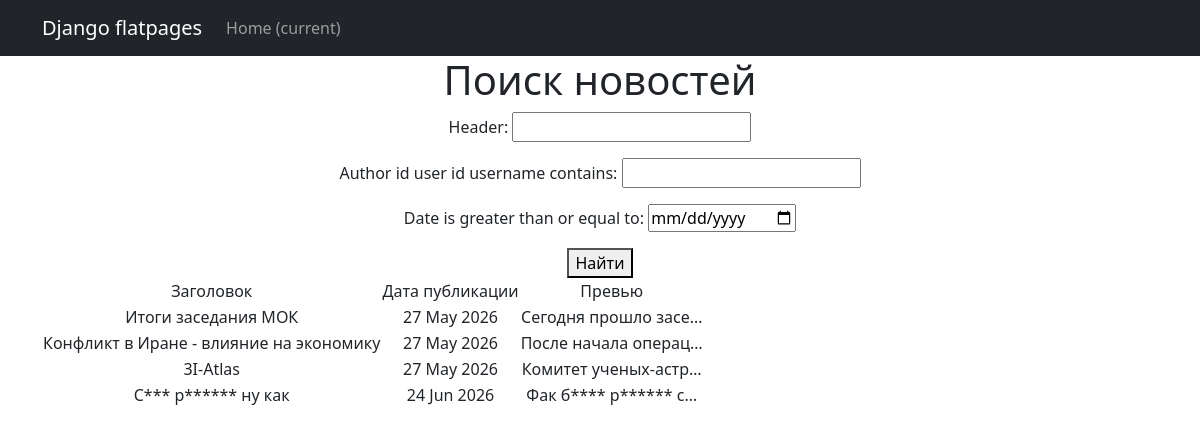
Page /news/search/ on the earlier database version.
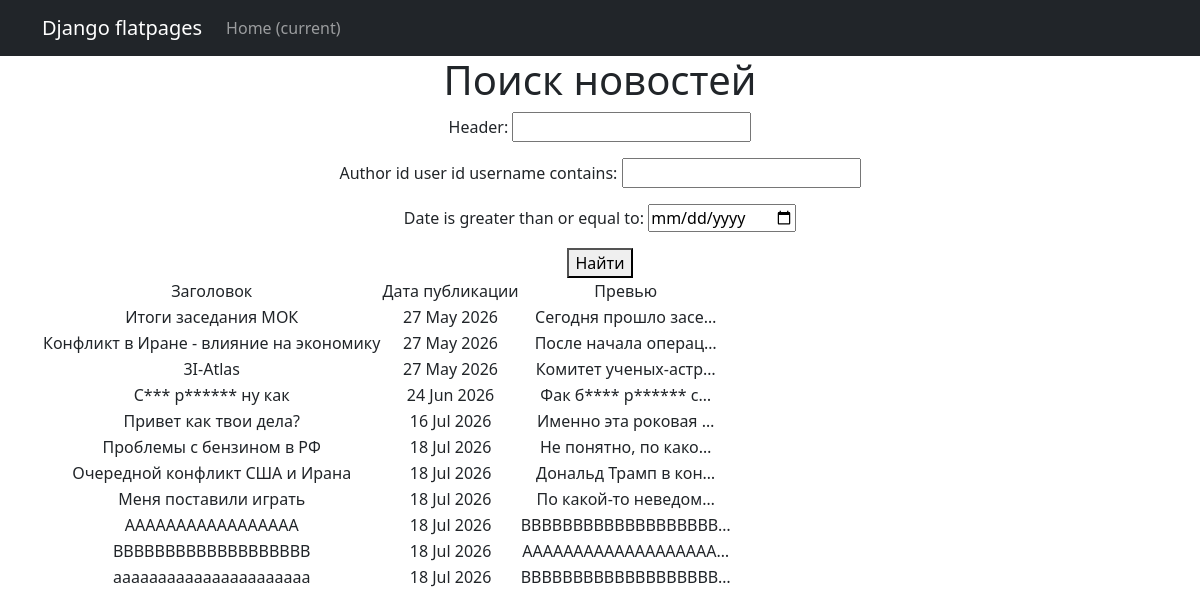
Same page on the later database version.
### portal/models.py (models this page shows, shortened)
class Post(models.Model):
    news = 'N'
    article = 'A'
    CATEGORY_CHOICES = [
        (news, 'Новость'),
        (article, 'Статья')]
    author_id = models.ForeignKey(Author, on_delete=models.CASCADE)
    categories = models.ManyToManyField(Category, through='PostCategory')
    category = models.CharField(choices=CATEGORY_CHOICES, max_length=1)
    date = models.DateTimeField(auto_now_add=True)
    header = models.TextField()
    text = models.TextField()
    rating = models.FloatField(default=0)

### portal/views.py (the view)
# urls.py: path('news/search/', search_posts, name='search'),
def search_posts(request):
    posts = Post.objects.all()
    post_filter = PostFilter(request.GET, queryset=posts)
    return render(request, 'posts_search.html', {'filter': post_filter})

### portal/templatetags/custom_filter.py (called while the page is built)
@register.filter
def censor(text):
    def word_refactor(match):
        word = match.group()
        censored = word[0] + '*' * (len(word) - 1)
        return censored
    for word in BAD_WORDS:
        pattern = r"\b" + re.escape(word) + r"\b"
        text = re.sub(pattern, word_refactor, text, flags=re.IGNORECASE)
    return text

### templates/posts_search.html (shortened to what this page needs)
{% extends 'flatpages/default.html' %}
{% load custom_filter %}
{% block content %}
    <h1>Поиск новостей</h1>
    <form method="get">
        {{ filter.form.as_p }}
        <button type="submit">Найти</button>
    </form>
<table>
    <tr>
            <td>Заголовок</td>
            <td>Дата публикации</td>
            <td>Превью</td>
    </tr>
    {% for post in filter.qs %}
    <tr>
        <td>{{ post.header|censor }}</td>
        <td>{{ post.date|date:'d M Y' }}</td>
        <td>{{ post.text|truncatechars:20|censor }}</td>
    </tr>
    {% endfor %}
</table>
{% endblock content %}

Differences in the rows shown:
added Post: header|censor "Привет как твои дела?", date "16 Jul 2026", text|censor "Именно эта роковая …"
added Post: header|censor "Проблемы с бензином в РФ", date "18 Jul 2026", text|censor "Не понятно, по како…"
added Post: header|censor "Очередной конфликт США и Ирана", date "18 Jul 2026", text|censor "Дональд Трамп в кон…"
added Post: header|censor "Меня поставили играть", date "18 Jul 2026", text|censor "По какой-то неведом…"
added Post: header|censor "AAAAAAAAAAAAAAAAA", date "18 Jul 2026", text|censor "BBBBBBBBBBBBBBBBBBB…"
added Post: header|censor "BBBBBBBBBBBBBBBBBBB", date "18 Jul 2026", text|censor "AAAAAAAAAAAAAAAAAAA…"
added Post: header|censor "aaaaaaaaaaaaaaaaaaaaaa", date "18 Jul 2026", text|censor "BBBBBBBBBBBBBBBBBBB…"
